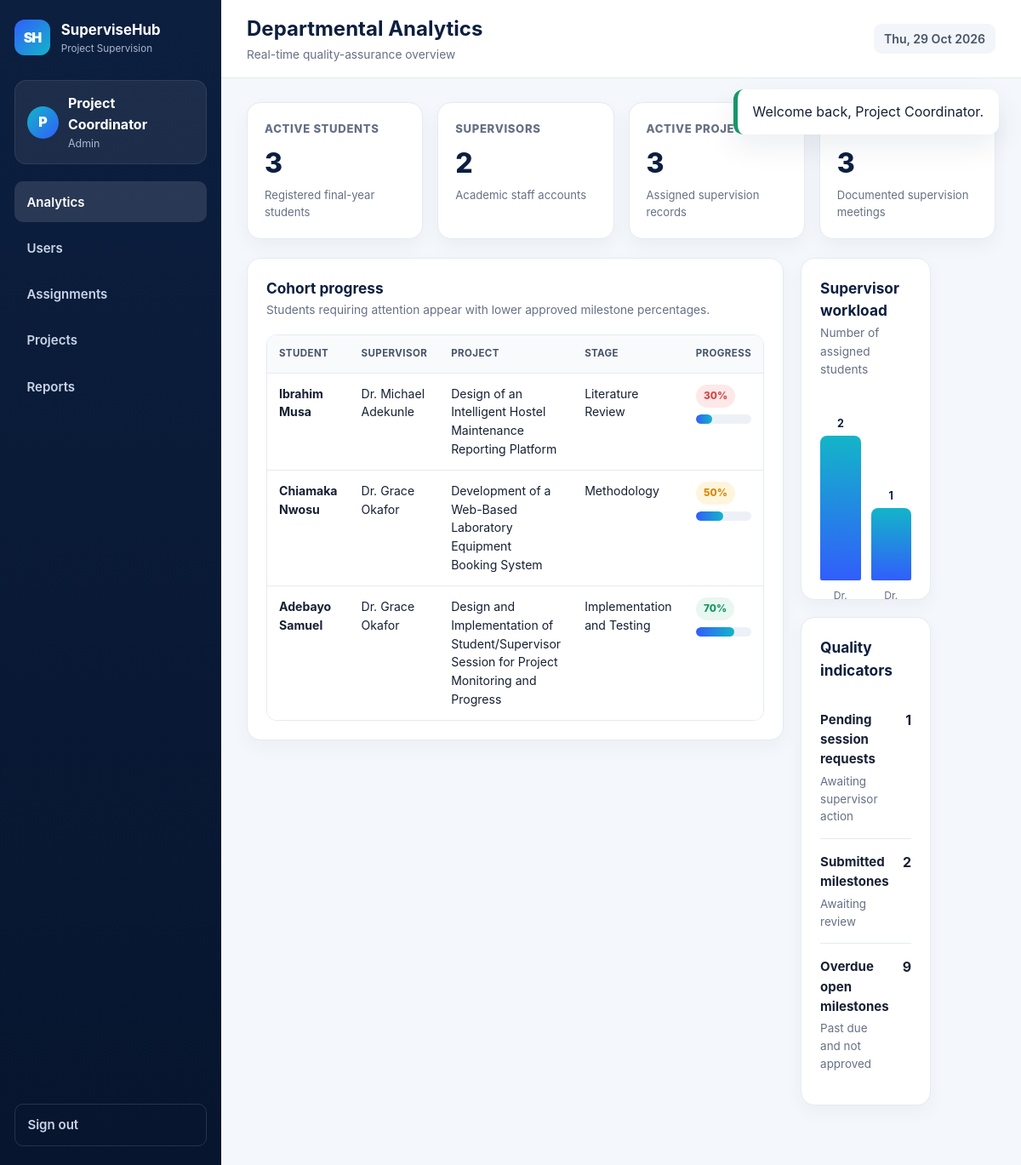
The app's page /index.php?page=admin-dashboard (signed in) with its own data.
### tables this page shows
CREATE TABLE projects (
 id INT UNSIGNED AUTO_INCREMENT PRIMARY KEY,
 student_id INT UNSIGNED NOT NULL,
 supervisor_id INT UNSIGNED NULL,
 title VARCHAR(300) NOT NULL,
 abstract TEXT NULL,
 current_stage VARCHAR(100) NOT NULL DEFAULT 'Proposal',
 status VARCHAR(30) NOT NULL DEFAULT 'active',
 start_date DATE NULL,
 due_date DATE NULL,
 created_at DATETIME NOT NULL DEFAULT CURRENT_TIMESTAMP,
 updated_at DATETIME NULL DEFAULT NULL ON UPDATE CURRENT_TIMESTAMP,
 UNIQUE KEY uq_student_project(student_id),
 CONSTRAINT fk_projects_student FOREIGN KEY(student_id) REFERENCES users(id) ON DELETE CASCADE,
 CONSTRAINT fk_projects_supervisor FOREIGN KEY(supervisor_id) REFERENCES users(id) ON DELETE SET NULL,
 INDEX idx_projects_supervisor(supervisor_id), INDEX idx_projects_status(status)
);

CREATE TABLE users (
 id INT UNSIGNED AUTO_INCREMENT PRIMARY KEY,
 full_name VARCHAR(120) NOT NULL,
 email VARCHAR(160) NOT NULL UNIQUE,
 password_hash VARCHAR(255) NOT NULL,
 role VARCHAR(20) NOT NULL,
 matric_no VARCHAR(50) NULL UNIQUE,
 staff_no VARCHAR(50) NULL UNIQUE,
 department VARCHAR(160) NULL,
 status VARCHAR(20) NOT NULL DEFAULT 'active',
 created_at DATETIME NOT NULL DEFAULT CURRENT_TIMESTAMP,
 updated_at DATETIME NULL DEFAULT NULL ON UPDATE CURRENT_TIMESTAMP,
 INDEX idx_users_role_status(role,status)
);

### index.php (called while the page is built, shortened)
<?php
require __DIR__ . '/includes/bootstrap.php';
$page = $_GET['page'] ?? (is_logged_in() ? dashboard_page(current_user()['role']) : 'home');
$routes = [
 'home'=>'home.php','login'=>'login.php','register'=>'register.php',
 'student-dashboard'=>'student_dashboard.php','student-sessions'=>'student_sessions.php','student-milestones'=>'student_milestones.php','student-documents'=>'student_documents.php',
 'supervisor-dashboard'=>'supervisor_dashboard.php','supervisor-students'=>'supervisor_students.php','supervisor-project'=>'supervisor_project.php','supervisor-sessions'=>'supervisor_sessions.php','supervisor-milestones'=>'supervisor_milestones.php',
 'admin-dashboard'=>'admin_dashboard.php','admin-users'=>'admin_users.php','admin-assignments'=>'admin_assignments.php','admin-projects'=>'admin_projects.php','admin-reports'=>'admin_reports.php',
 'messages'=>'messages.php'
];
include __DIR__ . '/views/' . $routes[$page];

### config/app.php (called while the page is built)
<?php
return [
    'name' => getenv('APP_NAME') ?: 'SuperviseHub',
    'institution' => getenv('INSTITUTION_NAME') ?: 'Crawford University',
    'department' => getenv('DEPARTMENT_NAME') ?: 'Department of Computer Science',
    'base_url' => rtrim(getenv('APP_URL') ?: 'http://localhost:8000', '/'),
    'timezone' => getenv('APP_TIMEZONE') ?: 'Africa/Lagos',
    'upload_dir' => dirname(__DIR__) . '/uploads',
    'max_upload_bytes' => 5 * 1024 * 1024,
];

### includes/bootstrap.php (called while the page is built, shortened)
<?php
$config = require dirname(__DIR__) . '/config/app.php';
date_default_timezone_set($config['timezone']);
require dirname(__DIR__) . '/config/database.php';
require __DIR__ . '/functions.php';

### includes/functions.php (called while the page is built, shortened)
<?php
function e(?string $value): string { return htmlspecialchars($value ?? '', ENT_QUOTES, 'UTF-8'); }
function url(string $path = ''): string {
    global $config;
    return $config['base_url'] . ($path ? '/' . ltrim($path, '/') : '');
}
function pull_flashes(): array { $items = $_SESSION['flash'] ?? []; unset($_SESSION['flash']); return $items; }
function current_user(): ?array { return $_SESSION['user'] ?? null; }
function db_one(string $sql, array $params = []): ?array {
    global $pdo; $st = $pdo->prepare($sql); $st->execute($params); $r = $st->fetch(); return $r ?: null;
}
function db_all(string $sql, array $params = []): array {
    global $pdo; $st = $pdo->prepare($sql); $st->execute($params); return $st->fetchAll();
}
function progress_for_project(int $projectId): int {
    global $pdo;
    $st = $pdo->prepare("SELECT COALESCE(SUM(CASE WHEN status='approved' THEN weight ELSE 0 END),0) AS earned, COALESCE(SUM(weight),0) AS total FROM milestones WHERE project_id=?");
    $st->execute([$projectId]); $r = $st->fetch();
    return min(100, (int)round(((float)$r['earned'] / (float)$r['total']) * 100));
}
function nav_active(string $page, string $target): string { return $page === $target ? 'active' : ''; }

### views/admin_dashboard.php (the view)
<?php require_role('admin');$pageTitle='Departmental Analytics';$pageSubtitle='Real-time quality-assurance overview';$students=(int)(db_one("SELECT COUNT(*) c FROM users WHERE role='student' AND status='active'")['c']??0);$supervisors=(int)(db_one("SELECT COUNT(*) c FROM users WHERE role='supervisor' AND status='active'")['c']??0);$projects=(int)(db_one("SELECT COUNT(*) c FROM projects WHERE status='active'")['c']??0);$sessions=(int)(db_one("SELECT COUNT(*) c FROM sessions WHERE status='completed'")['c']??0);$projectRows=db_all("SELECT p.*,u.full_name student_name,s.full_name supervisor_name FROM projects p JOIN users u ON u.id=p.student_id LEFT JOIN users s ON s.id=p.supervisor_id ORDER BY p.id DESC");$workload=db_all("SELECT u.full_name,COUNT(p.id) total FROM users u LEFT JOIN projects p ON p.supervisor_id=u.id WHERE u.role='supervisor' GROUP BY u.id,u.full_name ORDER BY total DESC");include __DIR__.'/../includes/layout_top.php'; ?>
<div class="stats-grid"><div class="stat-card"><div class="stat-label">Active students</div><div class="stat-value"><?= $students ?></div><div class="stat-note">Registered final-year students</div></div><div class="stat-card"><div class="stat-label">Supervisors</div><div class="stat-value"><?= $supervisors ?></div><div class="stat-note">Academic staff accounts</div></div><div class="stat-card"><div class="stat-label">Active projects</div><div class="stat-value"><?= $projects ?></div><div class="stat-note">Assigned supervision records</div></div><div class="stat-card"><div class="stat-label">Completed sessions</div><div class="stat-value"><?= $sessions ?></div><div class="stat-note">Documented supervision meetings</div></div></div>
<div class="dashboard-grid"><section><div class="card"><div class="card-header"><div><h2>Cohort progress</h2><p>Students requiring attention appear with lower approved milestone percentages.</p></div></div><div class="table-wrap"><table><thead><tr><th>Student</th><th>Supervisor</th><th>Project</th><th>Stage</th><th>Progress</th></tr></thead><tbody><?php foreach($projectRows as $p):$prog=progress_for_project((int)$p['id']);?><tr><td><strong><?= e($p['student_name']) ?></strong></td><td><?= e($p['supervisor_name']?:'Unassigned') ?></td><td><?= e($p['title']) ?></td><td><?= e($p['current_stage']) ?></td><td><div class="progress-row"><span class="badge <?= $prog<35?'danger':($prog<70?'warning':'success') ?>"><?= $prog ?>%</span></div><div class="progress-track"><div class="progress-bar" data-progress="<?= $prog ?>"></div></div></td></tr><?php endforeach;?></tbody></table></div></div></section><aside><div class="card"><div class="card-header"><div><h3>Supervisor workload</h3><p>Number of assigned students</p></div></div><div class="chart-bars"><?php $max=max(array_column($workload,'total')?:[1]);foreach($workload as $w):$height=max(12,round(((int)$w['total']/$max)*170));?><div class="chart-bar" style="height:<?= $height ?>px"><b><?= (int)$w['total'] ?></b><span><?= e(explode(' ',$w['full_name'])[0]) ?></span></div><?php endforeach;?></div></div><div class="card"><div class="card-header"><h3>Quality indicators</h3></div><div class="list-card"><div><h4>Pending session requests</h4><p>Awaiting supervisor action</p></div><strong><?= (int)(db_one("SELECT COUNT(*) c FROM sessions WHERE status='requested'")['c']??0) ?></strong></div><div class="list-card"><div><h4>Submitted milestones</h4><p>Awaiting review</p></div><strong><?= (int)(db_one("SELECT COUNT(*) c FROM milestones WHERE status='submitted'")['c']??0) ?></strong></div><div class="list-card"><div><h4>Overdue open milestones</h4><p>Past due and not approved</p></div><strong><?= (int)(db_one("SELECT COUNT(*) c FROM milestones WHERE due_date<CURRENT_DATE AND status<>'approved'")['c']??0) ?></strong></div></div></aside></div>
<?php include __DIR__.'/../includes/layout_bottom.php'; ?>

### includes/layout_top.php (shortened to what this page needs)
<?php $user = current_user(); $flashes = pull_flashes(); ?>
<!doctype html>
<html lang="en">
<head>
<link rel="stylesheet" href="<?= e(url('assets/css/app.css')) ?>">
</head>
<body class="<?= $user ? 'app-shell' : 'public-shell' ?>">
<?php if ($user): ?>
<aside class="sidebar" id="sidebar">
  <div class="brand"><span class="brand-mark">SH</span><div><strong><?= e($config['name']) ?></strong><small>Project Supervision</small></div></div>
  <div class="profile-mini"><div class="avatar"><?= e(strtoupper(substr($user['full_name'],0,1))) ?></div><div><strong><?= e($user['full_name']) ?></strong><small><?= e(ucfirst($user['role'])) ?></small></div></div>
  <?php include __DIR__ . '/sidebar.php'; ?>
  <a class="logout-link" href="<?= e(url('index.php?page=logout')) ?>">Sign out</a>
</aside>
<main class="main-panel">
<header class="topbar"><div><h1><?= e($pageTitle ?? 'Dashboard') ?></h1><p><?= e($pageSubtitle ?? $config['department']) ?></p></div><div class="topbar-actions"><span class="date-chip"><?= date('D, d M Y') ?></span></div></header>
<div class="content">
<?php endif; ?>
<?php foreach ($flashes as $f): ?><div class="flash <?= e($f['type']) ?>"><?= e($f['message']) ?></div><?php endforeach; ?>

### includes/sidebar.php (shortened to what this page needs)
<?php $role=$user['role']; ?>
<nav class="side-nav">
<?php if ($role==='student'): ?>
<a class="<?= nav_active($page,'student-dashboard') ?>" href="<?= e(url('index.php?page=student-dashboard')) ?>">Overview</a>
<a class="<?= nav_active($page,'student-sessions') ?>" href="<?= e(url('index.php?page=student-sessions')) ?>">Supervision Sessions</a>
<a class="<?= nav_active($page,'student-milestones') ?>" href="<?= e(url('index.php?page=student-milestones')) ?>">Milestones</a>
<a class="<?= nav_active($page,'student-documents') ?>" href="<?= e(url('index.php?page=student-documents')) ?>">Documents</a>
<a class="<?= nav_active($page,'messages') ?>" href="<?= e(url('index.php?page=messages')) ?>">Messages</a>
<?php else: ?>
<a class="<?= nav_active($page,'admin-dashboard') ?>" href="<?= e(url('index.php?page=admin-dashboard')) ?>">Analytics</a>
<a class="<?= nav_active($page,'admin-users') ?>" href="<?= e(url('index.php?page=admin-users')) ?>">Users</a>
<a class="<?= nav_active($page,'admin-assignments') ?>" href="<?= e(url('index.php?page=admin-assignments')) ?>">Assignments</a>
<a class="<?= nav_active($page,'admin-projects') ?>" href="<?= e(url('index.php?page=admin-projects')) ?>">Projects</a>
<a class="<?= nav_active($page,'admin-reports') ?>" href="<?= e(url('index.php?page=admin-reports')) ?>">Reports</a>
<?php endif; ?>
</nav>

### includes/layout_bottom.php (shortened to what this page needs)
<?php if (current_user()): ?></div></main><?php else: ?></main><footer class="public-footer"><p>© <?= date('Y') ?> <?= e($config['name']) ?> · <?= e($config['department']) ?>, <?= e($config['institution']) ?></p></footer><?php endif; ?>
</body></html>

### records on screen
projects: student.full_name "Ibrahim Musa", supervisor.full_name "Dr. Michael Adekunle", title "Design of an Intelligent Hostel Maintenance Reporting Platform", current_stage "Literature Review", prog "30"
projects: student.full_name "Chiamaka Nwosu", supervisor.full_name "Dr. Grace Okafor", title "Development of a Web-Based Laboratory Equipment Booking System", current_stage "Methodology", prog "50"
projects: student.full_name "Adebayo Samuel", supervisor.full_name "Dr. Grace Okafor", title "Design and Implementation of Student/Supervisor Session for Project Monitoring and Progress", current_stage "Implementation and Testing", prog "70"

### other values on screen
$config['name'] "SuperviseHub"
substr($user['full_name'],0,1) "P"
$user['full_name'] "Project Coordinator"
$user['role'] "Admin"
$pageTitle "Departmental Analytics"
$pageSubtitle "Real-time quality-assurance overview"
$f['message'] "Welcome back, Project Coordinator."
$students "3"
$supervisors "2"
$projects "3"
$sessions "3"
$w['total'] "2"
explode(' ',$w['full_name'])[0] "Dr."
$w['total'] "1"
